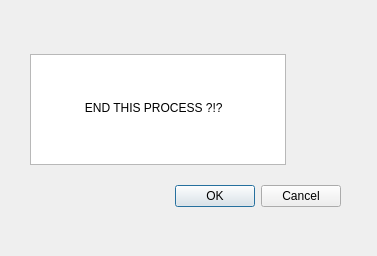
<?xml version="1.0" encoding="UTF-8"?>
<ui version="4.0">
 <class>WARNING</class>
 <widget class="QDialog" name="WARNING">
  <property name="geometry">
   <rect>
    <x>0</x>
    <y>0</y>
    <width>377</width>
    <height>256</height>
   </rect>
  </property>
  <property name="windowTitle">
   <string>Dialog</string>
  </property>
  <widget class="QWidget" name="">
   <property name="geometry">
    <rect>
     <x>30</x>
     <y>40</y>
     <width>311</width>
     <height>181</height>
    </rect>
   </property>
   <layout class="QVBoxLayout" name="verticalLayout">
    <item>
     <widget class="QPlainTextEdit" name="plainTextEdit">
      <property name="maximumSize">
       <size>
        <width>256</width>
        <height>111</height>
       </size>
      </property>
      <property name="readOnly">
       <bool>true</bool>
      </property>
      <property name="plainText">
       <string>


               END THIS PROCESS ?!?
</string>
      </property>
     </widget>
    </item>
    <item>
     <widget class="QDialogButtonBox" name="buttonBox">
      <property name="standardButtons">
       <set>QDialogButtonBox::Cancel|QDialogButtonBox::Ok</set>
      </property>
     </widget>
    </item>
   </layout>
  </widget>
  <zorder>buttonBox</zorder>
  <zorder>plainTextEdit</zorder>
  <zorder>plainTextEdit</zorder>
 </widget>
 <resources/>
 <connections/>
</ui>
